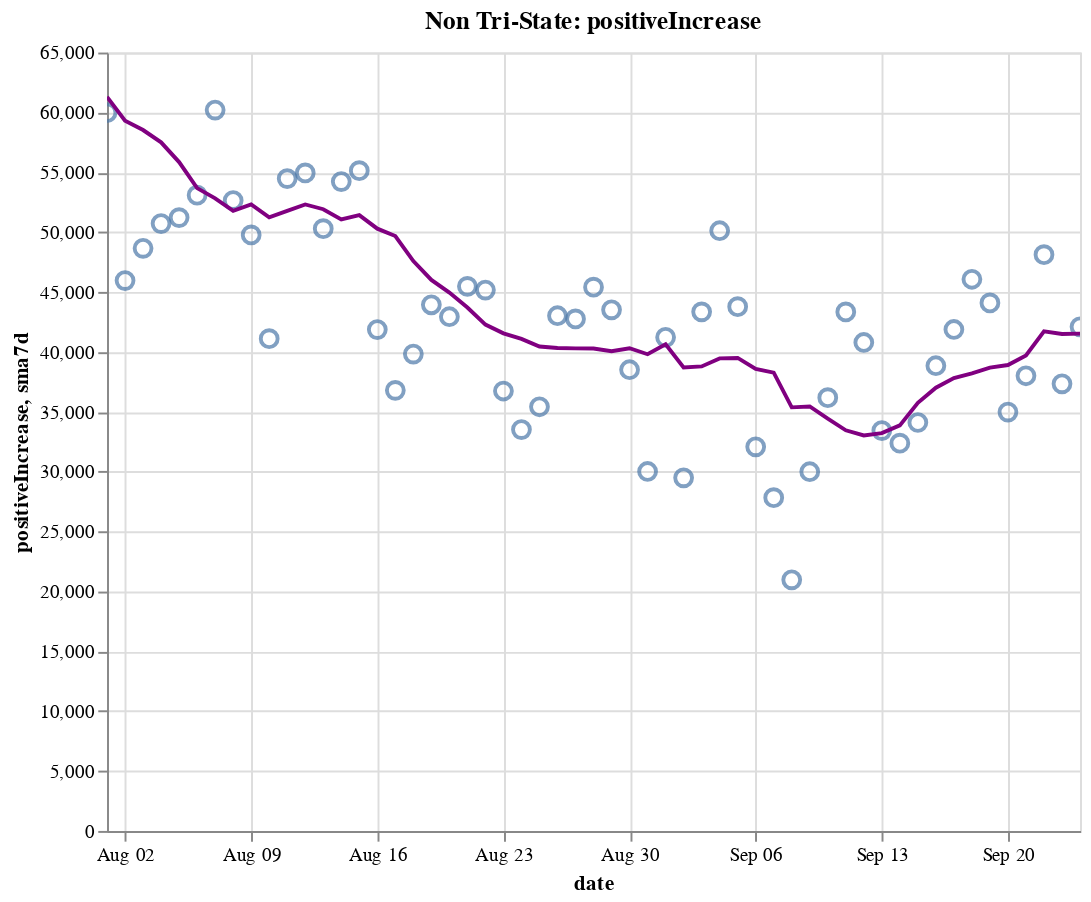

The notebook cell this image was saved under:
### Code cell
create_plot(non_tristate, 'positiveIncrease')

### Figure 1 — Vega-Lite specification as saved in the notebook (floating-point values rounded to 4 significant figures)
{"config": {"view": {"continuousWidth": 400, "continuousHeight": 300}}, "layer": [{"layer": [{"mark": {"type": "point", "size": 75}, "encoding": {"tooltip": [{"type": "temporal", "field": "date"}, {"type": "quantitative", "field": "positiveIncrease"}, {"type": "quantitative", "field": "sma7d"}], "x": {"type": "temporal", "field": "date"}, "y": {"type": "quantitative", "field": "positiveIncrease"}}, "selection": {"selector014": {"type": "interval", "bind": "scales", "encodings": ["x", "y"]}}}, {"mark": {"type": "line", "color": "purple"}, "encoding": {"x": {"type": "temporal", "field": "date"}, "y": {"type": "quantitative", "field": "sma7d"}}}]}, {"mark": {"type": "rule", "color": "#aaa"}, "encoding": {"x": {"type": "temporal", "field": "date"}}, "transform": [{"filter": {"selection": "selector013"}}]}, {"mark": "circle", "encoding": {"opacity": {"condition": {"value": 1, "selection": "selector013"}, "value": 0}, "tooltip": [{"type": "temporal", "field": "date"}, {"type": "quantitative", "field": "positiveIncrease"}, {"type": "quantitative", "field": "sma7d"}], "x": {"type": "temporal", "field": "date"}, "y": {"type": "quantitative", "field": "positiveIncrease"}}, "selection": {"selector013": {"type": "single", "encodings": ["x"], "on": "mouseover", "nearest": true, "empty": "none"}}}, {"mark": {"type": "text", "align": "left", "dx": 5, "dy": -5, "stroke": "white", "strokeWidth": 2}, "encoding": {"text": {"type": "quantitative", "field": "positiveIncrease"}, "tooltip": [{"type": "temporal", "field": "date"}, {"type": "quantitative", "field": "positiveIncrease"}, {"type": "quantitative", "field": "sma7d"}], "x": {"type": "temporal", "field": "date"}, "y": {"type": "quantitative", "field": "positiveIncrease"}}, "transform": [{"filter": {"selection": "selector013"}}]}, {"mark": {"type": "text", "align": "left", "dx": 5, "dy": -5}, "encoding": {"text": {"type": "quantitative", "field": "positiveIncrease"}, "tooltip": [{"type": "temporal", "field": "date"}, {"type": "quantitative", "field": "positiveIncrease"}, {"type": "quantitative", "field": "sma7d"}], "x": {"type": "temporal", "field": "date"}, "y": {"type": "quantitative", "field": "positiveIncrease"}}, "transform": [{"filter": {"selection": "selector013"}}]}], "data": {"name": "data-f008be5a6e1202cdc4dc6d0161caf92e"}, "height": 400, "title": "Non Tri-State: positiveIncrease", "width": 500, "$schema": "https://vega.github.io/schema/vega-lite/v4.8.1.json", "datasets": {"data-f008be5a6e1202cdc4dc6d0161caf92e": [{"date": "2020-08-01T00:00:00", "totalTestResultsIncrease": 668800.0, "positiveIncrease": 59980.0, "death": 101200.0, "deathIncrease": 1164.0, "positiveRate": 0.09, "state": "Non Tri-State", "sma7d": 61300.0}, {"date": "2020-08-02T00:00:00", "totalTestResultsIncrease": 595600.0, "positiveIncrease": 45960.0, "death": 101700.0, "deathIncrease": 486.0, "positiveRate": 0.077, "state": "Non Tri-State", "sma7d": 59300.0}, {"date": "2020-08-03T00:00:00", "totalTestResultsIncrease": 660000.0, "positiveIncrease": 48650.0, "death": 102200.0, "deathIncrease": 502.0, "positiveRate": 0.074, "state": "Non Tri-State", "sma7d": 58530.0}, {"date": "2020-08-04T00:00:00", "totalTestResultsIncrease": 652600.0, "positiveIncrease": 50720.0, "death": 103400.0, "deathIncrease": 1241.0, "positiveRate": 0.078, "state": "Non Tri-State", "sma7d": 57500.0}, {"date": "2020-08-05T00:00:00", "totalTestResultsIncrease": 605900.0, "positiveIncrease": 51220.0, "death": 104800.0, "deathIncrease": 1335.0, "positiveRate": 0.085, "state": "Non Tri-State", "sma7d": 55850.0}, {"date": "2020-08-06T00:00:00", "totalTestResultsIncrease": 660600.0, "positiveIncrease": 53090.0, "death": 106000.0, "deathIncrease": 1238.0, "positiveRate": 0.08, "state": "Non Tri-State", "sma7d": 53680.0}, {"date": "2020-08-07T00:00:00", "totalTestResultsIncrease": 703300.0, "positiveIncrease": 60200.0, "death": 107300.0, "deathIncrease": 1313.0, "positiveRate": 0.086, "state": "Non Tri-State", "sma7d": 52830.0}, {"date": "2020-08-08T00:00:00", "totalTestResultsIncrease": 613800.0, "positiveIncrease": 52640.0, "death": 108400.0, "deathIncrease": 1075.0, "positiveRate": 0.086, "state": "Non Tri-State", "sma7d": 51780.0}, {"date": "2020-08-09T00:00:00", "totalTestResultsIncrease": 611300.0, "positiveIncrease": 49770.0, "death": 109000.0, "deathIncrease": 604.0, "positiveRate": 0.081, "state": "Non Tri-State", "sma7d": 52330.0}, {"date": "2020-08-10T00:00:00", "totalTestResultsIncrease": 638600.0, "positiveIncrease": 41110.0, "death": 109400.0, "deathIncrease": 417.0, "positiveRate": 0.064, "state": "Non Tri-State", "sma7d": 51250.0}, {"date": "2020-08-11T00:00:00", "totalTestResultsIncrease": 644500.0, "positiveIncrease": 54470.0, "death": 110700.0, "deathIncrease": 1307.0, "positiveRate": 0.085, "state": "Non Tri-State", "sma7d": 51780.0}, {"date": "2020-08-12T00:00:00", "totalTestResultsIncrease": 366000.0, "positiveIncrease": 54950.0, "death": 112200.0, "deathIncrease": 1495.0, "positiveRate": 0.15, "state": "Non Tri-State", "sma7d": 52320.0}, {"date": "2020-08-13T00:00:00", "totalTestResultsIncrease": 801600.0, "positiveIncrease": 50290.0, "death": 113400.0, "deathIncrease": 1145.0, "positiveRate": 0.063, "state": "Non Tri-State", "sma7d": 51920.0}, {"date": "2020-08-14T00:00:00", "totalTestResultsIncrease": 763500.0, "positiveIncrease": 54220.0, "death": 114600.0, "deathIncrease": 1199.0, "positiveRate": 0.071, "state": "Non Tri-State", "sma7d": 51060.0}, {"date": "2020-08-15T00:00:00", "totalTestResultsIncrease": 659400.0, "positiveIncrease": 55140.0, "death": 115800.0, "deathIncrease": 1200.0, "positiveRate": 0.084, "state": "Non Tri-State", "sma7d": 51420.0}, {"date": "2020-08-16T00:00:00", "totalTestResultsIncrease": 701600.0, "positiveIncrease": 41870.0, "death": 116400.0, "deathIncrease": 611.0, "positiveRate": 0.06, "state": "Non Tri-State", "sma7d": 50290.0}, {"date": "2020-08-17T00:00:00", "totalTestResultsIncrease": 563800.0, "positiveIncrease": 36790.0, "death": 116800.0, "deathIncrease": 394.0, "positiveRate": 0.065, "state": "Non Tri-State", "sma7d": 49680.0}, {"date": "2020-08-18T00:00:00", "totalTestResultsIncrease": 574400.0, "positiveIncrease": 39820.0, "death": 118000.0, "deathIncrease": 1178.0, "positiveRate": 0.069, "state": "Non Tri-State", "sma7d": 47580.0}, {"date": "2020-08-19T00:00:00", "totalTestResultsIncrease": 588800.0, "positiveIncrease": 43940.0, "death": 119400.0, "deathIncrease": 1402.0, "positiveRate": 0.075, "state": "Non Tri-State", "sma7d": 46010.0}, {"date": "2020-08-20T00:00:00", "totalTestResultsIncrease": 605400.0, "positiveIncrease": 42940.0, "death": 120500.0, "deathIncrease": 1122.0, "positiveRate": 0.071, "state": "Non Tri-State", "sma7d": 44960.0}, {"date": "2020-08-21T00:00:00", "totalTestResultsIncrease": 648200.0, "positiveIncrease": 45480.0, "death": 121600.0, "deathIncrease": 1109.0, "positiveRate": 0.07, "state": "Non Tri-State", "sma7d": 43710.0}, {"date": "2020-08-22T00:00:00", "totalTestResultsIncrease": 666400.0, "positiveIncrease": 45160.0, "death": 122600.0, "deathIncrease": 1023.0, "positiveRate": 0.068, "state": "Non Tri-State", "sma7d": 42280.0}, {"date": "2020-08-23T00:00:00", "totalTestResultsIncrease": 571000.0, "positiveIncrease": 36740.0, "death": 123200.0, "deathIncrease": 563.0, "positiveRate": 0.064, "state": "Non Tri-State", "sma7d": 41550.0}, {"date": "2020-08-24T00:00:00", "totalTestResultsIncrease": 568300.0, "positiveIncrease": 33520.0, "death": 123500.0, "deathIncrease": 333.0, "positiveRate": 0.059, "state": "Non Tri-State", "sma7d": 41080.0}, {"date": "2020-08-25T00:00:00", "totalTestResultsIncrease": 570700.0, "positiveIncrease": 35420.0, "death": 124600.0, "deathIncrease": 1138.0, "positiveRate": 0.062, "state": "Non Tri-State", "sma7d": 40460.0}, {"date": "2020-08-26T00:00:00", "totalTestResultsIncrease": 570400.0, "positiveIncrease": 43020.0, "death": 125900.0, "deathIncrease": 1280.0, "positiveRate": 0.075, "state": "Non Tri-State", "sma7d": 40320.0}, {"date": "2020-08-27T00:00:00", "totalTestResultsIncrease": 665500.0, "positiveIncrease": 42760.0, "death": 127000.0, "deathIncrease": 1116.0, "positiveRate": 0.064, "state": "Non Tri-State", "sma7d": 40300.0}, {"date": "2020-08-28T00:00:00", "totalTestResultsIncrease": 706500.0, "positiveIncrease": 45410.0, "death": 128000.0, "deathIncrease": 1011.0, "positiveRate": 0.064, "state": "Non Tri-State", "sma7d": 40290.0}, {"date": "2020-08-29T00:00:00", "totalTestResultsIncrease": 663000.0, "positiveIncrease": 43520.0, "death": 129100.0, "deathIncrease": 1005.0, "positiveRate": 0.066, "state": "Non Tri-State", "sma7d": 40050.0}, {"date": "2020-08-30T00:00:00", "totalTestResultsIncrease": 645700.0, "positiveIncrease": 38510.0, "death": 129500.0, "deathIncrease": 463.0, "positiveRate": 0.06, "state": "Non Tri-State", "sma7d": 40310.0}, {"date": "2020-08-31T00:00:00", "totalTestResultsIncrease": 571700.0, "positiveIncrease": 30020.0, "death": 129900.0, "deathIncrease": 357.0, "positiveRate": 0.053, "state": "Non Tri-State", "sma7d": 39810.0}, {"date": "2020-09-01T00:00:00", "totalTestResultsIncrease": 635000.0, "positiveIncrease": 41220.0, "death": 130900.0, "deathIncrease": 1018.0, "positiveRate": 0.065, "state": "Non Tri-State", "sma7d": 40640.0}, {"date": "2020-09-02T00:00:00", "totalTestResultsIncrease": 540600.0, "positiveIncrease": 29490.0, "death": 131900.0, "deathIncrease": 1015.0, "positiveRate": 0.055, "state": "Non Tri-State", "sma7d": 38700.0}, {"date": "2020-09-03T00:00:00", "totalTestResultsIncrease": 667200.0, "positiveIncrease": 43350.0, "death": 133000.0, "deathIncrease": 1055.0, "positiveRate": 0.065, "state": "Non Tri-State", "sma7d": 38790.0}, {"date": "2020-09-04T00:00:00", "totalTestResultsIncrease": 802200.0, "positiveIncrease": 50120.0, "death": 133900.0, "deathIncrease": 986.0, "positiveRate": 0.062, "state": "Non Tri-State", "sma7d": 39460.0}, {"date": "2020-09-05T00:00:00", "totalTestResultsIncrease": 776500.0, "positiveIncrease": 43780.0, "death": 134900.0, "deathIncrease": 909.0, "positiveRate": 0.056, "state": "Non Tri-State", "sma7d": 39500.0}, {"date": "2020-09-06T00:00:00", "totalTestResultsIncrease": 659500.0, "positiveIncrease": 32080.0, "death": 135300.0, "deathIncrease": 436.0, "positiveRate": 0.049, "state": "Non Tri-State", "sma7d": 38580.0}, {"date": "2020-09-07T00:00:00", "totalTestResultsIncrease": 504200.0, "positiveIncrease": 27830.0, "death": 135500.0, "deathIncrease": 221.0, "positiveRate": 0.055, "state": "Non Tri-State", "sma7d": 38270.0}, {"date": "2020-09-08T00:00:00", "totalTestResultsIncrease": 416800.0, "positiveIncrease": 20970.0, "death": 135900.0, "deathIncrease": 341.0, "positiveRate": 0.05, "state": "Non Tri-State", "sma7d": 35370.0}, {"date": "2020-09-09T00:00:00", "totalTestResultsIncrease": 536600.0, "positiveIncrease": 30000.0, "death": 136900.0, "deathIncrease": 1073.0, "positiveRate": 0.056, "state": "Non Tri-State", "sma7d": 35450.0}, {"date": "2020-09-10T00:00:00", "totalTestResultsIncrease": 574400.0, "positiveIncrease": 36180.0, "death": 138100.0, "deathIncrease": 1154.0, "positiveRate": 0.063, "state": "Non Tri-State", "sma7d": 34420.0}, {"date": "2020-09-11T00:00:00", "totalTestResultsIncrease": 688000.0, "positiveIncrease": 43340.0, "death": 139100.0, "deathIncrease": 1002.0, "positiveRate": 0.063, "state": "Non Tri-State", "sma7d": 33450.0}, {"date": "2020-09-12T00:00:00", "totalTestResultsIncrease": 800000.0, "positiveIncrease": 40790.0, "death": 139900.0, "deathIncrease": 804.0, "positiveRate": 0.051, "state": "Non Tri-State", "sma7d": 33030.0}, {"date": "2020-09-13T00:00:00", "totalTestResultsIncrease": 628300.0, "positiveIncrease": 33430.0, "death": 140300.0, "deathIncrease": 379.0, "positiveRate": 0.053, "state": "Non Tri-State", "sma7d": 33220.0}, {"date": "2020-09-14T00:00:00", "totalTestResultsIncrease": 312000.0, "positiveIncrease": 32380.0, "death": 140700.0, "deathIncrease": 391.0, "positiveRate": 0.104, "state": "Non Tri-State", "sma7d": 33870.0}, {"date": "2020-09-15T00:00:00", "totalTestResultsIncrease": 618000.0, "positiveIncrease": 34110.0, "death": 141700.0, "deathIncrease": 1011.0, "positiveRate": 0.055, "state": "Non Tri-State", "sma7d": 35750.0}, {"date": "2020-09-16T00:00:00", "totalTestResultsIncrease": 628300.0, "positiveIncrease": 38850.0, "death": 142900.0, "deathIncrease": 1184.0, "positiveRate": 0.062, "state": "Non Tri-State", "sma7d": 37010.0}, {"date": "2020-09-17T00:00:00", "totalTestResultsIncrease": 705700.0, "positiveIncrease": 41870.0, "death": 143700.0, "deathIncrease": 856.0, "positiveRate": 0.059, "state": "Non Tri-State", "sma7d": 37820.0}, {"date": "2020-09-18T00:00:00", "totalTestResultsIncrease": 855300.0, "positiveIncrease": 46070.0, "death": 144600.0, "deathIncrease": 883.0, "positiveRate": 0.054, "state": "Non Tri-State", "sma7d": 38210.0}, {"date": "2020-09-19T00:00:00", "totalTestResultsIncrease": 955200.0, "positiveIncrease": 44090.0, "death": 145300.0, "deathIncrease": 735.0, "positiveRate": 0.046, "state": "Non Tri-State", "sma7d": 38680.0}, {"date": "2020-09-20T00:00:00", "totalTestResultsIncrease": 744600.0, "positiveIncrease": 34980.0, "death": 145600.0, "deathIncrease": 322.0, "positiveRate": 0.047, "state": "Non Tri-State", "sma7d": 38910.0}, {"date": "2020-09-21T00:00:00", "totalTestResultsIncrease": 621000.0, "positiveIncrease": 38010.0, "death": 145900.0, "deathIncrease": 281.0, "positiveRate": 0.061, "state": "Non Tri-State", "sma7d": 39710.0}, {"date": "2020-09-22T00:00:00", "totalTestResultsIncrease": 629400.0, "positiveIncrease": 48120.0, "death": 146800.0, "deathIncrease": 842.0, "positiveRate": 0.076, "state": "Non Tri-State", "sma7d": 41710.0}, {"date": "2020-09-23T00:00:00", "totalTestResultsIncrease": 817600.0, "positiveIncrease": 37340.0, "death": 147900.0, "deathIncrease": 1145.0, "positiveRate": 0.046, "state": "Non Tri-State", "sma7d": 41500.0}, {"date": "2020-09-24T00:00:00", "totalTestResultsIncrease": 802800.0, "positiveIncrease": 42100.0, "death": 148800.0, "deathIncrease": 908.0, "positiveRate": 0.052, "state": "Non Tri-State", "sma7d": 41530.0}]}}
